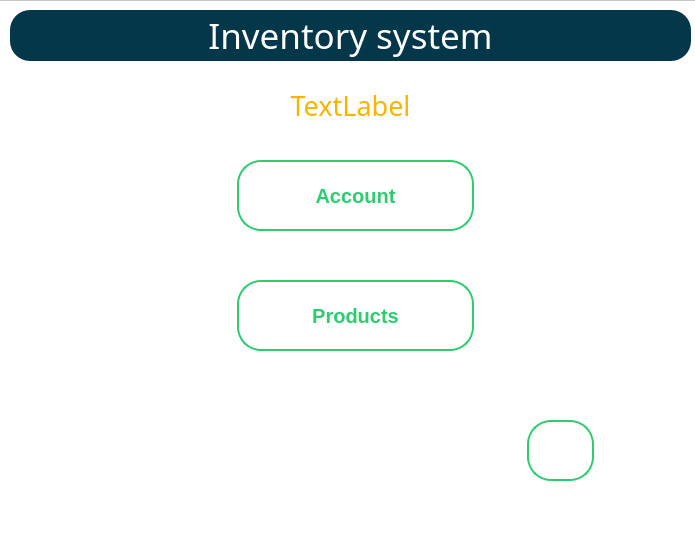
<?xml version="1.0" encoding="UTF-8"?>
<ui version="4.0">
 <class>MainWindow</class>
 <widget class="QMainWindow" name="MainWindow">
  <property name="geometry">
   <rect>
    <x>0</x>
    <y>0</y>
    <width>695</width>
    <height>545</height>
   </rect>
  </property>
  <property name="windowTitle">
   <string>MainWindow</string>
  </property>
  <property name="styleSheet">
   <string notr="true">QMainWindow{
backgorund: white;
}</string>
  </property>
  <widget class="QWidget" name="centralwidget">
   <widget class="QFrame" name="frame">
    <property name="geometry">
     <rect>
      <x>-10</x>
      <y>0</y>
      <width>821</width>
      <height>601</height>
     </rect>
    </property>
    <property name="styleSheet">
     <string notr="true">#frame{
background: white;
}
#label_2{
background: #04374A;
font-family: oswald;
font-size: 35px;
font-style: bold;
color: white;
border-radius: 20px;
}
#label{
color: #F8B400;
}
QPushButton{
border: 0px;
background: none;
margin: 20px auto;
text-align: center;
border: 2px solid #2ecc71;
padding: 14px 50px;
outline: none;
color: #2ecc71;;
border-radius: 24px;
}
QPushButton:hover{
background-color:qlineargradient(spread:pad, x1:0, y1:0, x2:1, y2:0, stop:0 rgba(46, 204, 113, 255), stop:1 rgba(142, 250, 99, 255));
color: white;
}</string>
    </property>
    <property name="frameShape">
     <enum>QFrame::StyledPanel</enum>
    </property>
    <property name="frameShadow">
     <enum>QFrame::Raised</enum>
    </property>
    <widget class="QWidget" name="widget" native="true">
     <property name="geometry">
      <rect>
       <x>20</x>
       <y>300</y>
       <width>271</width>
       <height>251</height>
      </rect>
     </property>
     <property name="styleSheet">
      <string notr="true">image: url(:/img/option.svg)</string>
     </property>
    </widget>
    <widget class="QLabel" name="label">
     <property name="geometry">
      <rect>
       <x>170</x>
       <y>60</y>
       <width>381</width>
       <height>91</height>
      </rect>
     </property>
     <property name="font">
      <font>
       <family>Oswald</family>
       <pointsize>20</pointsize>
      </font>
     </property>
     <property name="text">
      <string>TextLabel</string>
     </property>
     <property name="alignment">
      <set>Qt::AlignCenter</set>
     </property>
    </widget>
    <widget class="QPushButton" name="pushButton">
     <property name="geometry">
      <rect>
       <x>210</x>
       <y>140</y>
       <width>311</width>
       <height>111</height>
      </rect>
     </property>
     <property name="font">
      <font>
       <pointsize>15</pointsize>
       <weight>75</weight>
       <bold>true</bold>
      </font>
     </property>
     <property name="text">
      <string>Account</string>
     </property>
    </widget>
    <widget class="QPushButton" name="pushButton_2">
     <property name="geometry">
      <rect>
       <x>210</x>
       <y>260</y>
       <width>311</width>
       <height>111</height>
      </rect>
     </property>
     <property name="font">
      <font>
       <pointsize>15</pointsize>
       <weight>75</weight>
       <bold>true</bold>
      </font>
     </property>
     <property name="text">
      <string>Products</string>
     </property>
    </widget>
    <widget class="QLabel" name="label_2">
     <property name="geometry">
      <rect>
       <x>20</x>
       <y>10</y>
       <width>681</width>
       <height>51</height>
      </rect>
     </property>
     <property name="styleSheet">
      <string notr="true">Qlabel{
backgorund: white;
font-family: oswald;
font-size: 35px;
font-style: bold;
}</string>
     </property>
     <property name="text">
      <string>Inventory system</string>
     </property>
     <property name="alignment">
      <set>Qt::AlignCenter</set>
     </property>
    </widget>
    <widget class="QPushButton" name="pushButton_3">
     <property name="geometry">
      <rect>
       <x>500</x>
       <y>400</y>
       <width>141</width>
       <height>101</height>
      </rect>
     </property>
     <property name="text">
      <string/>
     </property>
     <property name="icon">
      <iconset resource="sources.qrc">
       <normaloff>:/img/icons8-sign-out-100.png</normaloff>:/img/icons8-sign-out-100.png</iconset>
     </property>
     <property name="iconSize">
      <size>
       <width>40</width>
       <height>42</height>
      </size>
     </property>
    </widget>
    <zorder>label</zorder>
    <zorder>pushButton</zorder>
    <zorder>pushButton_2</zorder>
    <zorder>widget</zorder>
    <zorder>label_2</zorder>
    <zorder>pushButton_3</zorder>
   </widget>
  </widget>
 </widget>
 <resources>
  <include location="sources.qrc"/>
 </resources>
 <connections/>
</ui>
